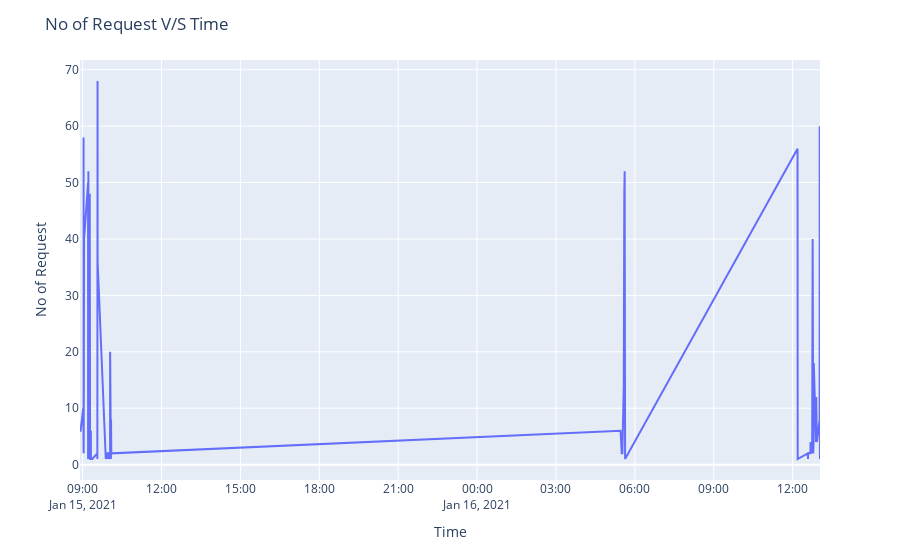

Notebook code for this chart:
### Code cell
import plotly.express as px
fig = px.line( x=df.date.unique(), y=df.date.value_counts(sort = False))
fig.update_layout(
    title="No of Request V/S Time",
     xaxis_title="Time",
    yaxis_title="No of Request")

fig.show()

### Figure 1 — Plotly figure (JSON) as saved in the notebook; plotly's stock layout.template omitted (floating-point values rounded to 4 significant figures; data arrays with more than 128 entries replaced by an {"elided": "..."} marker saying what was removed)
{"data": [{"hovertemplate": "x=%{x}<br>y=%{y}<extra></extra>", "legendgroup": "", "line": {"color": "#636efa", "dash": "solid"}, "mode": "lines", "name": "", "orientation": "v", "showlegend": false, "type": "scatter", "x": {"elided": "170 str values"}, "xaxis": "x", "y": {"elided": "170 int values"}, "yaxis": "y"}], "layout": {"legend": {"tracegroupgap": 0}, "margin": {"t": 60}, "title": {"text": "No of Request V/S Time"}, "xaxis": {"anchor": "y", "domain": [0, 1], "title": {"text": "Time"}}, "yaxis": {"anchor": "x", "domain": [0, 1], "title": {"text": "No of Request"}}}}
